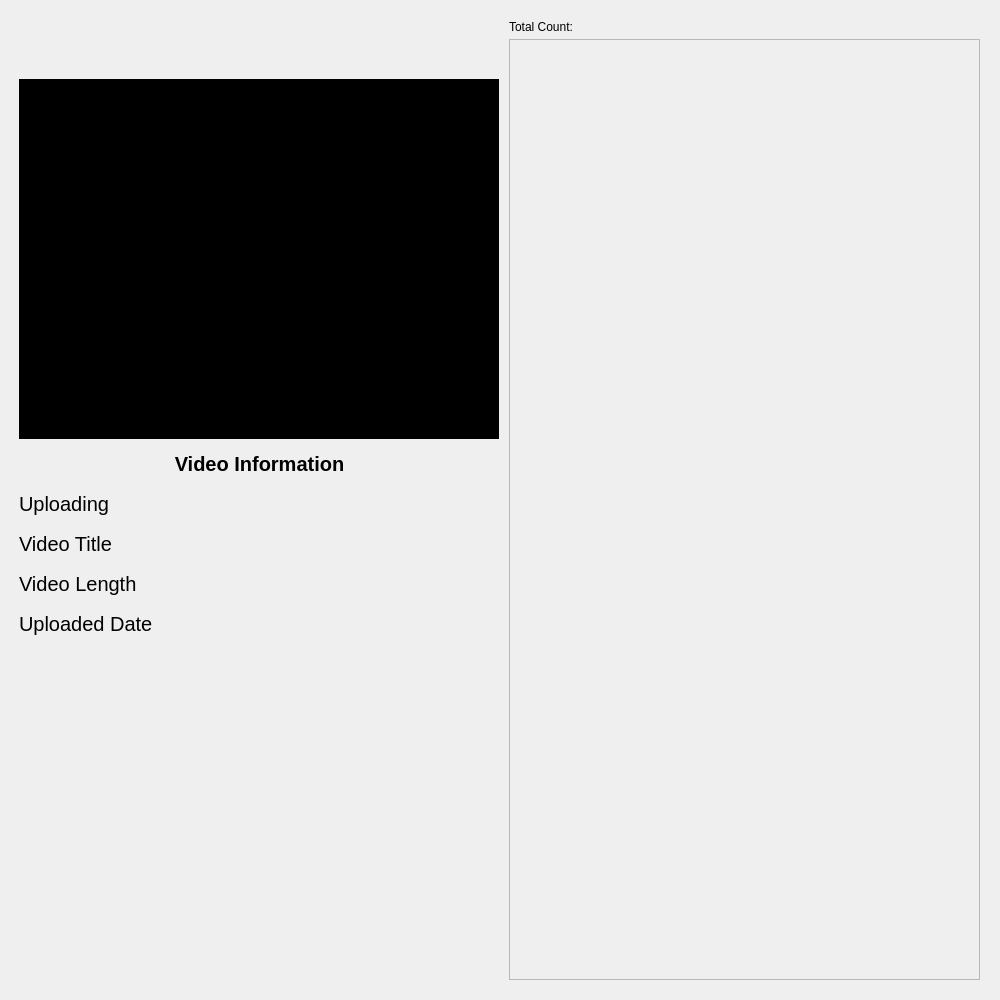
<?xml version="1.0" encoding="UTF-8"?>
<ui version="4.0">
 <class>MainWindow</class>
 <widget class="QMainWindow" name="MainWindow">
  <property name="geometry">
   <rect>
    <x>0</x>
    <y>0</y>
    <width>1000</width>
    <height>1000</height>
   </rect>
  </property>
  <property name="windowTitle">
   <string>MainWindow</string>
  </property>
  <widget class="QWidget" name="centralwidget">
   <layout class="QVBoxLayout" name="verticalLayout">
    <item>
     <widget class="QWidget" name="widget" native="true">
      <property name="styleSheet">
       <string notr="true"/>
      </property>
      <widget class="QWidget" name="video" native="true">
       <property name="geometry">
        <rect>
         <x>10</x>
         <y>70</y>
         <width>480</width>
         <height>360</height>
        </rect>
       </property>
       <property name="styleSheet">
        <string notr="true">background-color: rgb(0, 0, 0);</string>
       </property>
      </widget>
      <widget class="QLabel" name="label">
       <property name="geometry">
        <rect>
         <x>10</x>
         <y>10</y>
         <width>361</width>
         <height>41</height>
        </rect>
       </property>
       <property name="text">
        <string/>
       </property>
       <property name="pixmap">
        <pixmap>favicon.png</pixmap>
       </property>
       <property name="scaledContents">
        <bool>true</bool>
       </property>
      </widget>
      <widget class="QLabel" name="loading">
       <property name="geometry">
        <rect>
         <x>10</x>
         <y>480</y>
         <width>481</width>
         <height>30</height>
        </rect>
       </property>
       <property name="font">
        <font>
         <pointsize>15</pointsize>
        </font>
       </property>
       <property name="text">
        <string>Uploading</string>
       </property>
      </widget>
      <widget class="QLabel" name="title">
       <property name="geometry">
        <rect>
         <x>10</x>
         <y>520</y>
         <width>481</width>
         <height>30</height>
        </rect>
       </property>
       <property name="font">
        <font>
         <pointsize>15</pointsize>
        </font>
       </property>
       <property name="text">
        <string>Video Title</string>
       </property>
      </widget>
      <widget class="QLabel" name="length">
       <property name="geometry">
        <rect>
         <x>10</x>
         <y>560</y>
         <width>481</width>
         <height>30</height>
        </rect>
       </property>
       <property name="font">
        <font>
         <pointsize>15</pointsize>
        </font>
       </property>
       <property name="text">
        <string>Video Length</string>
       </property>
      </widget>
      <widget class="QLabel" name="date">
       <property name="geometry">
        <rect>
         <x>10</x>
         <y>600</y>
         <width>481</width>
         <height>30</height>
        </rect>
       </property>
       <property name="font">
        <font>
         <pointsize>15</pointsize>
        </font>
       </property>
       <property name="text">
        <string>Uploaded Date</string>
       </property>
      </widget>
      <widget class="QLabel" name="info">
       <property name="geometry">
        <rect>
         <x>10</x>
         <y>440</y>
         <width>481</width>
         <height>30</height>
        </rect>
       </property>
       <property name="font">
        <font>
         <pointsize>15</pointsize>
         <weight>75</weight>
         <bold>true</bold>
        </font>
       </property>
       <property name="text">
        <string>Video Information</string>
       </property>
       <property name="alignment">
        <set>Qt::AlignCenter</set>
       </property>
      </widget>
      <widget class="QScrollArea" name="scrollArea">
       <property name="geometry">
        <rect>
         <x>500</x>
         <y>30</y>
         <width>471</width>
         <height>941</height>
        </rect>
       </property>
       <property name="widgetResizable">
        <bool>true</bool>
       </property>
       <widget class="QWidget" name="scrollAreaWidgetContents">
        <property name="geometry">
         <rect>
          <x>0</x>
          <y>0</y>
          <width>469</width>
          <height>939</height>
         </rect>
        </property>
        <layout class="QVBoxLayout" name="verticalLayout_2"/>
       </widget>
      </widget>
      <widget class="QLabel" name="total">
       <property name="geometry">
        <rect>
         <x>500</x>
         <y>10</y>
         <width>231</width>
         <height>16</height>
        </rect>
       </property>
       <property name="text">
        <string>Total Count:</string>
       </property>
      </widget>
     </widget>
    </item>
   </layout>
  </widget>
 </widget>
 <resources/>
 <connections/>
</ui>
